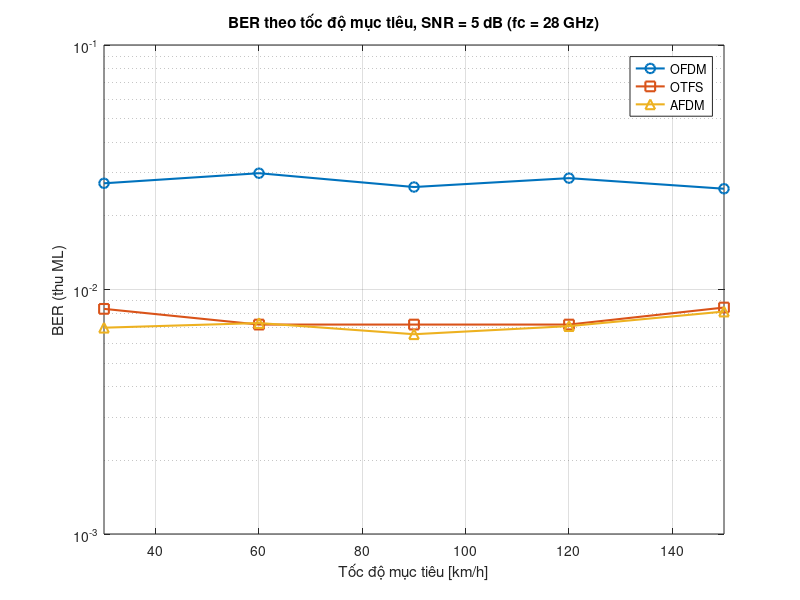
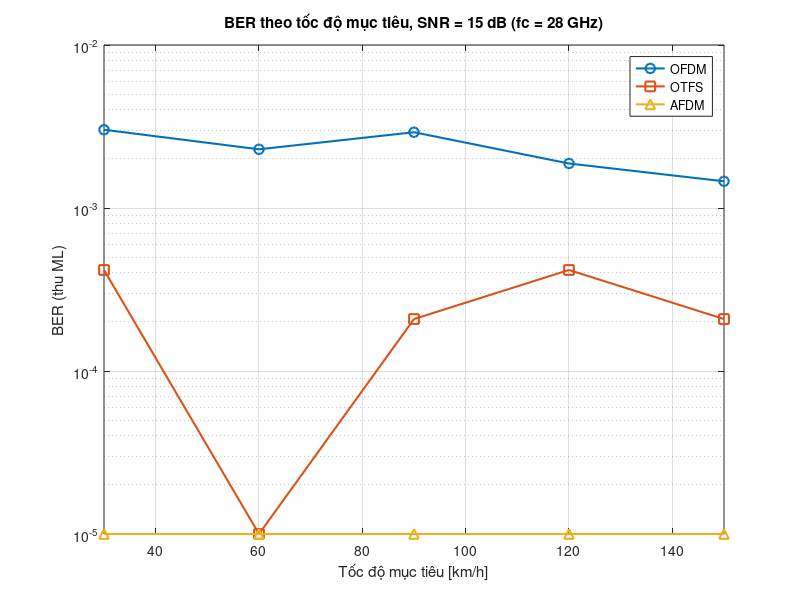
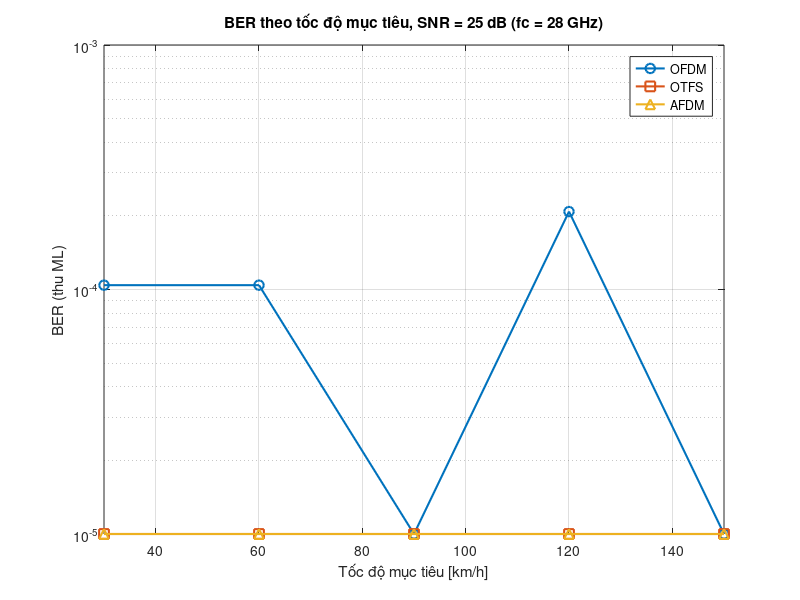

The MATLAB script that drew these images, in order:
load('tables_velocity.mat');
% BER_vel: [waveform x velocity x snr], waveforms={'OFDM','OTFS','AFDM'}
outdir = '';
styles = {'-o','-s','-^'};
for k = 1:length(snrdB)
    fig = figure('Position',[100 100 900 400],'Visible','off');
    hold on;
    for i = 1:3
        y = max(squeeze(BER_vel(i,:,k)), 1e-5);
        plot(velocities, y, styles{i}, 'LineWidth', 1.5, 'MarkerSize', 7, 'DisplayName', waveforms{i});
    end
    hold off;
    set(gca,'YScale','log');
    grid on; box on;
    xlabel('Tốc độ mục tiêu [km/h]'); ylabel('BER (thu ML)');
    title(sprintf('BER theo tốc độ mục tiêu, SNR = %d dB (fc = 28 GHz)', snrdB(k)));
    legend('Location','best');
    xlim([min(velocities) max(velocities)]);
    saveas(fig, sprintf('%svel_ber_snr%d.png', outdir, snrdB(k)));
end
fprintf('Plots saved.\n');
